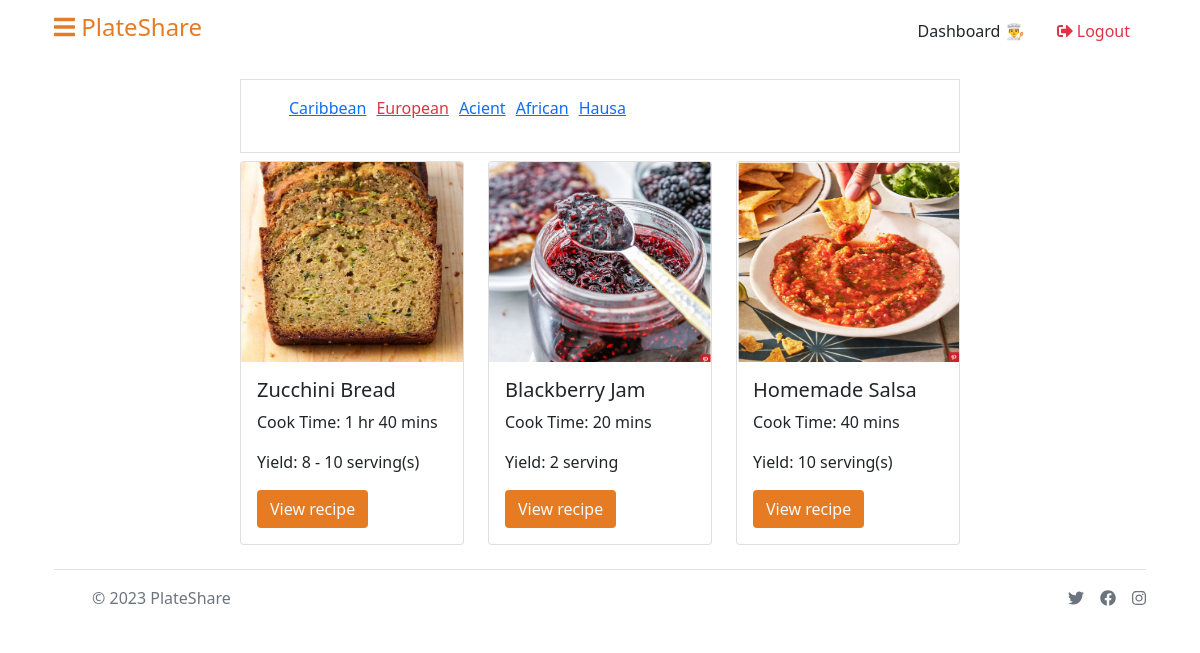
/recipe-category.php?recipe_category_id=5 (signed in), run on the app's committed database.
### tables this page shows
CREATE TABLE `category` (
  `id` int(11) NOT NULL,
  `name` varchar(1000) DEFAULT NULL
);

CREATE TABLE `recipes` (
  `id` int(11) NOT NULL,
  `title` varchar(1000) DEFAULT NULL,
  `ingredient` text DEFAULT NULL,
  `direction` text DEFAULT NULL,
  `cook_time` varchar(1000) DEFAULT NULL,
  `yield` varchar(1000) DEFAULT NULL,
  `category_id` varchar(1000) DEFAULT NULL,
  `image` varchar(1000) DEFAULT NULL,
  `timestamp` timestamp(6) NOT NULL DEFAULT current_timestamp(6),
  `status` int(11) NOT NULL
);

### recipe-category.php (the view, shortened to what this page needs)
<?php
require "inc/process.php";
require "inc/header.php";
if (isset($_GET["recipe_category_id"]) && !empty($_GET["recipe_category_id"])) {
    $id = $_GET["recipe_category_id"];
} else {
    header("location: index.php");
}
?>
<div class="container">
    <?php require './pages/header-home.php'; ?>
    <div class="container-fluid my-3">
        <div class="row justify-content-center">
            <div class="col-8">
                <div class="border p-3">
                    <ul style="display:flex; list-style-type:none;">
                        <?php
                        $sql_c = "SELECT * FROM category ORDER BY id DESC";
                        $query_c = mysqli_query($connection, $sql_c);
                        $count = 0;
                        while ($result_c = mysqli_fetch_assoc($query_c)) {
                        ?>
                            <li style="<?php echo $count > 0 ? 'margin-left:10px;' : '' ?>">
                                <a href="recipe-category.php?recipe_category_id=<?php echo $result_c["id"]; ?>" class="<?php echo $result_c["id"] == $id ? 'text-danger' : '' ?>">
                                    <?php echo $result_c["name"]; ?></a>
                            </li>
                        <?php
                            $count++;
                        }
                        ?>
                    </ul>
                </div>
            </div>
            <div class="col-8">
                <div class="row">
                    <?php
                    $sql = "SELECT * FROM recipes WHERE category_id ='$id'  AND status = 1 ORDER BY id DESC";
                    $query = mysqli_query($connection, $sql);
                    while ($result = mysqli_fetch_assoc($query)) {
                    ?>
                        <div class="col-4 mt-2">
                            <div class="card">
                                <img src="<?php echo $result["image"]; ?>" style="height:200px; width:100%" class="card-img-top">
                                <div class="card-body">
                                    <h5 class="card-title"><?php echo $result["title"]; ?></h5>
                                    <p class="card-text">Cook Time: <?php echo $result["cook_time"] ?>
                                    <p class="card-text">Yield: <?php echo $result["yield"] ?>
                                    </p>
                                    <a href="read-recipe.php?recipe_id=<?php echo $result["id"]; ?>" class="btn text-light" style="background-color:#E57C23;">View recipe</a>
                                </div>
                            </div>
                        </div>
                    <?php
                    }
                    ?>
                </div>
            </div>
        </div>
    </div>
    <?php require './pages/footer-home.php'; ?>
</div>
<?php
require "inc/footer.php";
?>

### data on the page
category: name "Caribbean"
category: name "European"
category: name "Acient"
category: name "African"
category: name "Hausa"
recipes: image (picture), title "Zucchini Bread", cook_time "1 hr 40 mins", yield "8 - 10 serving(s)"
recipes: image (picture), title "Blackberry Jam", cook_time "20 mins", yield "2 serving"
recipes: image (picture), title "Homemade Salsa", cook_time "40 mins", yield "10 serving(s)"
